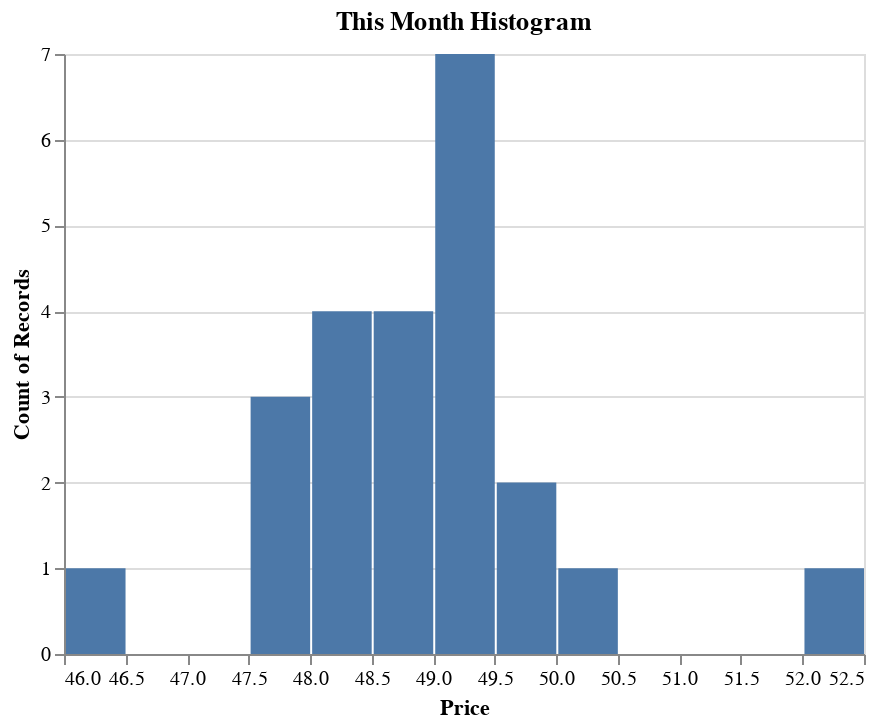

Source (notebook cell):
### Code cell
histogramePriceMonth(name)

### Figure 1 — Vega-Lite specification as saved in the notebook (floating-point values rounded to 4 significant figures)
{"config": {"view": {"continuousWidth": 400, "continuousHeight": 300}}, "data": {"name": "data-c24532a5deb7d09f3c9771625dc66e13"}, "mark": "bar", "encoding": {"tooltip": [{"bin": {"maxbins": 10}, "field": "Dernier", "title": "  Price ", "type": "quantitative"}, {"aggregate": "count", "type": "quantitative"}], "x": {"bin": {"maxbins": 30}, "field": "Dernier", "title": "Price", "type": "quantitative"}, "y": {"aggregate": "count", "type": "quantitative"}}, "selection": {"selector002": {"type": "interval", "bind": "scales", "encodings": ["x", "y"]}}, "title": "This Month Histogram ", "$schema": "https://vega.github.io/schema/vega-lite/v4.17.0.json", "datasets": {"data-c24532a5deb7d09f3c9771625dc66e13": [{"Dernier": 48.24}, {"Dernier": 48.95}, {"Dernier": 49.76}, {"Dernier": 48.09}, {"Dernier": 49.75}, {"Dernier": 49.2}, {"Dernier": 49.1}, {"Dernier": 48.54}, {"Dernier": 47.89}, {"Dernier": 49.2}, {"Dernier": 49.1}, {"Dernier": 48.65}, {"Dernier": 47.54}, {"Dernier": 46.09}, {"Dernier": 48.35}, {"Dernier": 48.27}, {"Dernier": 48.92}, {"Dernier": 49.27}, {"Dernier": 49.38}, {"Dernier": 47.64}, {"Dernier": 49.07}, {"Dernier": 52.43}, {"Dernier": 50.15}]}}
